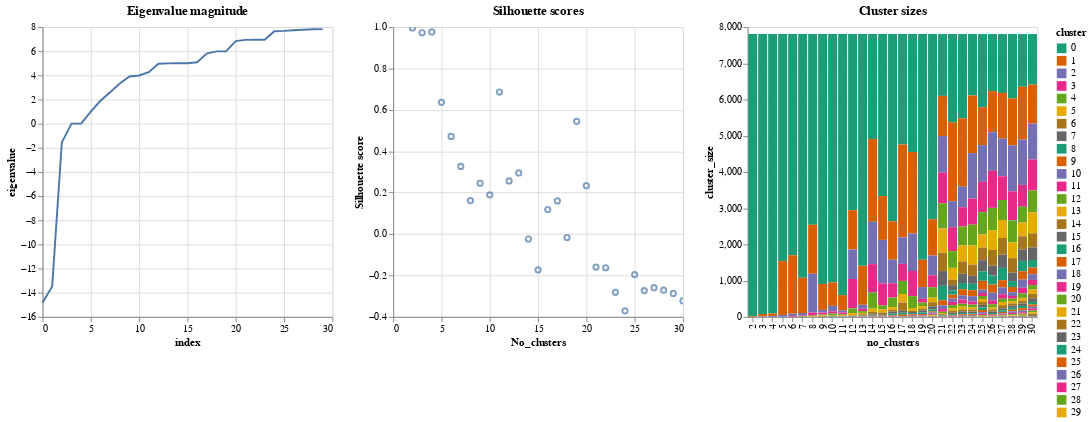

Notebook code cell kept with this figure:
### Code cell
Clustering.plot_cluster_diagnostics(results, sizes, eigvalues)

### Figure 1 — Vega-Lite specification as saved in the notebook (floating-point values rounded to 4 significant figures; data arrays with more than 128 entries replaced by an {"elided": "..."} marker saying what was removed)
{"config": {"view": {"continuousWidth": 400, "continuousHeight": 300}}, "hconcat": [{"data": {"name": "data-a38892800ecfc86e1adef5bc18fddb7c"}, "mark": "line", "encoding": {"x": {"field": "index", "type": "quantitative"}, "y": {"field": "eigenvalue", "type": "quantitative"}}, "title": "Eigenvalue magnitude", "width": 300}, {"data": {"name": "data-866b605252b16da04dbe94ca021ef569"}, "mark": "point", "encoding": {"x": {"field": "No_clusters", "type": "quantitative"}, "y": {"field": "Silhouette score", "type": "quantitative"}}, "selection": {"selector002": {"type": "interval", "bind": "scales", "encodings": ["x", "y"]}}, "title": "Silhouette scores", "width": 300}, {"data": {"name": "data-8353c1eab19b4e05e92b0339ec6df63a"}, "mark": "bar", "encoding": {"color": {"field": "cluster", "scale": {"scheme": "dark2"}, "type": "ordinal"}, "x": {"field": "no_clusters", "type": "ordinal"}, "y": {"field": "cluster_size", "type": "quantitative"}}, "title": "Cluster sizes", "width": 300}], "$schema": "https://vega.github.io/schema/vega-lite/v4.17.0.json", "datasets": {"data-a38892800ecfc86e1adef5bc18fddb7c": [{"eigenvalue": -14.83, "index": 0}, {"eigenvalue": -13.48, "index": 1}, {"eigenvalue": -1.555, "index": 2}, {"eigenvalue": -4.863e-15, "index": 3}, {"eigenvalue": 1.159e-13, "index": 4}, {"eigenvalue": 1.0, "index": 5}, {"eigenvalue": 1.896, "index": 6}, {"eigenvalue": 2.594, "index": 7}, {"eigenvalue": 3.323, "index": 8}, {"eigenvalue": 3.907, "index": 9}, {"eigenvalue": 3.988, "index": 10}, {"eigenvalue": 4.265, "index": 11}, {"eigenvalue": 4.959, "index": 12}, {"eigenvalue": 4.991, "index": 13}, {"eigenvalue": 5.0, "index": 14}, {"eigenvalue": 5.0, "index": 15}, {"eigenvalue": 5.082, "index": 16}, {"eigenvalue": 5.797, "index": 17}, {"eigenvalue": 5.985, "index": 18}, {"eigenvalue": 5.985, "index": 19}, {"eigenvalue": 6.839, "index": 20}, {"eigenvalue": 6.936, "index": 21}, {"eigenvalue": 6.953, "index": 22}, {"eigenvalue": 6.954, "index": 23}, {"eigenvalue": 7.651, "index": 24}, {"eigenvalue": 7.682, "index": 25}, {"eigenvalue": 7.736, "index": 26}, {"eigenvalue": 7.783, "index": 27}, {"eigenvalue": 7.812, "index": 28}, {"eigenvalue": 7.828, "index": 29}], "data-866b605252b16da04dbe94ca021ef569": [{"No_clusters": 2, "Silhouette score": 0.9954}, {"No_clusters": 3, "Silhouette score": 0.9724}, {"No_clusters": 4, "Silhouette score": 0.9763}, {"No_clusters": 5, "Silhouette score": 0.6363}, {"No_clusters": 6, "Silhouette score": 0.4717}, {"No_clusters": 7, "Silhouette score": 0.3267}, {"No_clusters": 8, "Silhouette score": 0.1616}, {"No_clusters": 9, "Silhouette score": 0.2458}, {"No_clusters": 10, "Silhouette score": 0.1893}, {"No_clusters": 11, "Silhouette score": 0.686}, {"No_clusters": 12, "Silhouette score": 0.2563}, {"No_clusters": 13, "Silhouette score": 0.2951}, {"No_clusters": 14, "Silhouette score": -0.02408}, {"No_clusters": 15, "Silhouette score": -0.1732}, {"No_clusters": 16, "Silhouette score": 0.1186}, {"No_clusters": 17, "Silhouette score": 0.1601}, {"No_clusters": 18, "Silhouette score": -0.0169}, {"No_clusters": 19, "Silhouette score": 0.5446}, {"No_clusters": 20, "Silhouette score": 0.2337}, {"No_clusters": 21, "Silhouette score": -0.1595}, {"No_clusters": 22, "Silhouette score": -0.1628}, {"No_clusters": 23, "Silhouette score": -0.2817}, {"No_clusters": 24, "Silhouette score": -0.3711}, {"No_clusters": 25, "Silhouette score": -0.1958}, {"No_clusters": 26, "Silhouette score": -0.2731}, {"No_clusters": 27, "Silhouette score": -0.2593}, {"No_clusters": 28, "Silhouette score": -0.2714}, {"No_clusters": 29, "Silhouette score": -0.2871}, {"No_clusters": 30, "Silhouette score": -0.3224}], "data-8353c1eab19b4e05e92b0339ec6df63a": {"elided": "464 records"}}}
